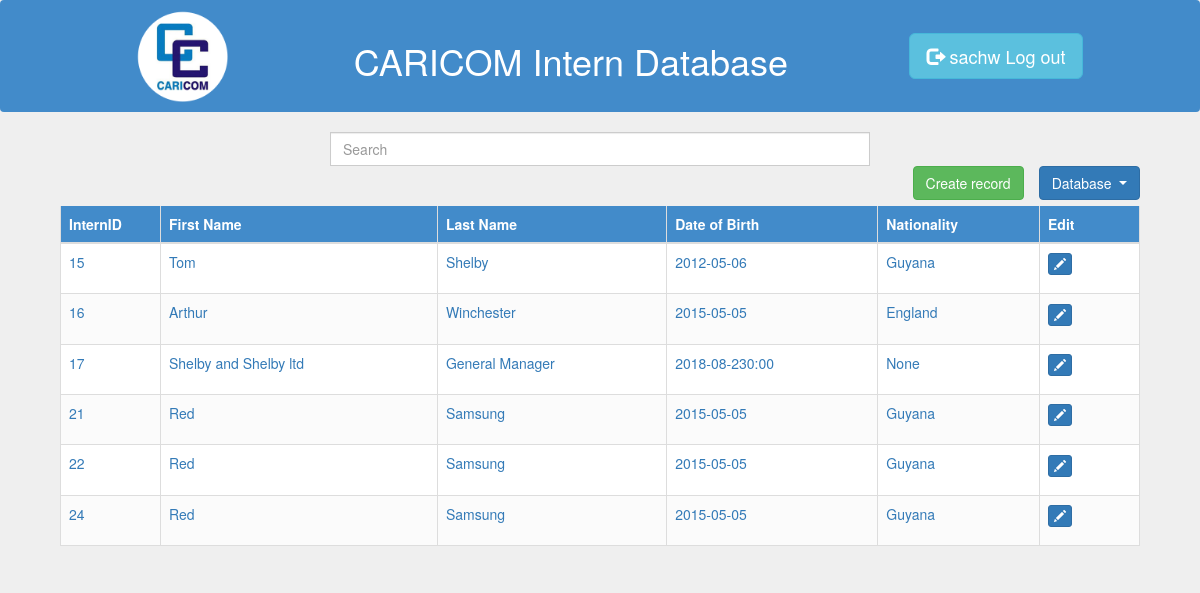
Page /database/search (signed in) on the committed database.
### database/models.py (models this page shows, shortened)
class personal_information(models.Model):
    created_date = models.DateTimeField(
            default=timezone.now)
    edited_date = models.DateTimeField(
            blank=True, null=True)
    First_Name = models.CharField(max_length=200, blank=True)
    Last_Name = models.CharField(max_length=200, null=True, blank=True)
    Other_Name = models.CharField(max_length=200, null=True, blank=True)
    Date_of_Birth = models.CharField(max_length=20,default=timezone.now, null=True, blank=True)
    Gender = models.CharField(max_length=20, null=True, blank=True)
    Nationality = models.CharField(max_length=200, null=True, blank=True)
    Email = models.EmailField(max_length=254, null=True, blank=True)
    Home_Telephone = models.CharField(max_length=50, null=True, blank=True)
    Mobile_Telephone = models.CharField(max_length=50, null=True, blank=True)
    Permanent_Address_Line1 = models.CharField(max_length=254, null=True, blank=True)
    Permanent_Address_Line2 = models.CharField(max_length=254, null=True, blank=True)
    Country = models.CharField(max_length=100, null=True, blank=True)
    Current_Address_Line1 = models.CharField(max_length=200, null=True, blank=True)
    Current_Address_Line2 = models.CharField(max_length=200, null=True, blank=True)
    City = models.CharField(max_length=100, null=True, blank=True)
    Documents = models.FileField(upload_to='uploads/', null=True)

### database/views.py (the view)
# urls.py: path('database/search', views.search, name='search'),
@csrf_exempt
@login_required
def search(request):
    Personal_Information = personal_information.objects.all()
    if request.method == 'GET':
        search_query = request.GET.get('search_item', '')
        Personal_Information = personal_information.objects.filter(First_Name__icontains= search_query).order_by('pk') | personal_information.objects.filter(Last_Name__icontains= search_query).order_by('pk')
        page = request.GET.get('page', 1)
        paginator = Paginator(Personal_Information, 20)
        try:
            Personal_Information = paginator.page(page)
        except PageNotAnInteger:
            Personal_Information = paginator.page(1)
        except EmptyPage:
            Personal_Information = paginator.page(paginator.num_pages)
        return render(request, 'database/search.html', {'Personal_Information': Personal_Information})

### database/templates/database/search.html (shortened to what this page needs)
{% load static %}
<!DOCTYPE html>
<html lang="en">
<head>
  <link rel="stylesheet" href="https://maxcdn.bootstrapcdn.com/bootstrap/4.1.0/css/bootstrap.min.css">
<link rel="stylesheet" href="https://cdnjs.cloudflare.com/ajax/libs/font-awesome/4.7.0/css/font-awesome.css">
    <link rel="stylesheet" href="https://use.fontawesome.com/releases/v5.2.0/css/all.css">
    <link rel="stylesheet" href="https://maxcdn.bootstrapcdn.com/bootstrap/3.3.7/css/bootstrap.min.css">
<link rel="stylesheet" href="{% static 'css/indexstyle.css' %}">
</head>
<body style="background:#efefef">
   <div class="bg-color">
<nav class="navbar">
        <a href="{% url 'home' %}"> <img src="{% static "images/caricom-logo.jpg" %}" alt="My image"></a>
    <h1 style="color: white">CARICOM Intern Database</h1>
    <a href="{% url 'logout'%}?next={{request.path}}" class="btn btn-info btn-lg navbar-right" >
      <span class="glyphicon glyphicon-log-out"></span>
      {% if user.is_authenticated %}
      {{ user.get_username }}
    {% endif %}  Log out
    </a>
</nav>
    <div class="container">
	<div class="row">
        <div class="col-sm-6 col-sm-offset-3">
            <div id="imaginary_container">
                <div class="input-group stylish-input-group">
                    <form action='/database/search' method="GET">
                        <input type="text" class="form-control"  placeholder="Search" name="search_item">
                    </form>
                </div>
            </div>
        </div>
	</div>
    <div class="btn-group">
        <div class="dropdown">
            <button class="btn btn-primary dropdown-toggle" type="button" data-toggle="dropdown">Database
            </button>
          </div>
        </div>
    <div class="create-btn">
        <a href ="{% url 'new' %}">	&nbsp; <button type="button" class="btn btn-success btn-rounded">Create record</button></a>
      </div>
<br>
<br>
<div class="col-lg-12 grid-margin stretch-card">
        <div class="table-responsive">
          <table class="table table-bordered table-hover " style="background-color: #ffffff">
              <thead class="thead">
                  <tr>
                    <th style="width: 100px" >InternID</th>
                    <th>First Name</th>
                    <th>Last Name</th>
                    <th>Date of Birth</th>
                    <th>Nationality</th>
                    <th style="width: 100px">Edit</th>
                  </tr>
                </thead>
                <tbody>
                  {% for person in Personal_Information %}
                  <tr>
                    <td><a href="{% url 'view' key=person.pk %}">{{ person.pk }}</a></td>
                    <td><a href="{% url 'view' key=person.pk %}">{{ person.First_Name }}</a></td>
                    <td><a href="{% url 'view' key=person.pk %}">{{ person.Last_Name }}</a></td>
                    <td><a href="{% url 'view' key=person.pk %}">{{ person.Date_of_Birth }}</a></td>
                    <td><a href="{% url 'view' key=person.pk %}">{{ person.Nationality }}</a></td>
                    <td><a href="{% url 'edit_record' key=person.pk %}"><button class="btn btn-primary btn-xs" data-title="Edit" data-toggle="modal" data-target="#edit" ><span class="glyphicon glyphicon-pencil"></span></button></a><p></p></td>
                  </tr>
                  {% endfor %}
                </tbody>
          </table>
          </div>
        </div>
</html>

### database/static/css/indexstyle.css (style rules this page uses)
.btn-group { float: right; padding-right: 15px }
.thead { background-color: #428bca; color: white; }
img { width: 100px; }
.navbar { background-color: #428bca; }
.create-btn { float: right; padding-right: 15px; }
tr:nth-child(even) { background-color:#fbfbfb; }

### rows in the picture
personal_information: pk "15", First_Name "Tom", Last_Name "Shelby", Date_of_Birth "2012-05-06", Nationality "Guyana"
personal_information: pk "16", First_Name "Arthur", Last_Name "Winchester", Date_of_Birth "2015-05-05", Nationality "England"
personal_information: pk "17", First_Name "Shelby and Shelby ltd", Last_Name "General Manager", Date_of_Birth "2018-08-230:00", Nationality "None"
personal_information: pk "21", First_Name "Red", Last_Name "Samsung", Date_of_Birth "2015-05-05", Nationality "Guyana"
personal_information: pk "22", First_Name "Red", Last_Name "Samsung", Date_of_Birth "2015-05-05", Nationality "Guyana"
personal_information: pk "24", First_Name "Red", Last_Name "Samsung", Date_of_Birth "2015-05-05", Nationality "Guyana"

### other values in the picture
{{ user.get_username }} "sachw"
